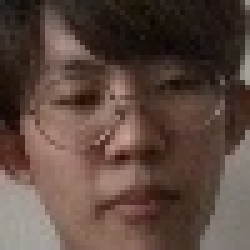
#> input picture faceapp/face_ai/images/aaa16.jpg, 50 x 50 px, found by its file name (shown 5 times larger); its folder holds 4 pictures in this run
$ python ML_svm.py
#> lines starting #> are read from the running program, lines starting #| are printed output that depends on the picture
import cv2
import numpy as np
from PIL import Image
import os
from sklearn import svm
import pickle

#顔判別器の作成
images = []
labels = []
path = "/Users/akira/Desktop/hackathon/OctoberNoir/face_ai/images/"

for f in os.listdir(path):
    #画像のパス
    image_path = os.path.join(path, f)
    #.DS_Storeファイルを読み込まないようにする
    if image_path == "/Users/akira/Desktop/hackathon/OctoberNoir/face_ai/images/.DS_Store":
        continue
    else:
        #グレースケールで読み込む(convert("L")でグレースケール)
        gray_image = Image.open(image_path).convert("L")
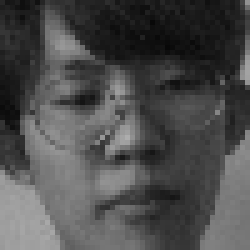
#> gray_image: PIL image 50x50 L (shown 5 times larger); min 8, max 173, mean 76.7
        #numpy配列に格納
        image = np.array(gray_image,"uint8")
        #umageを1次元配列に変換
        image = image.flatten()
#> image = 2500 values, max 173 at index 1375, min 8 at index 230, mean 76.65
        #images[]にimageを格納
        images.append(image)
        #ファイル名からラベルを取得
        labels.append(str(f[0:3]))
#> pass 2 of the loop `for f in os.listdir(path):`:
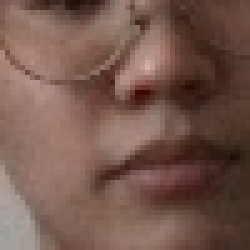
#> input picture faceapp/face_ai/images/aaa19.jpg, 50 x 50 px, found by its file name (shown 5 times larger)
#> `gray_image = Image.open(image_path).convert("L")`:
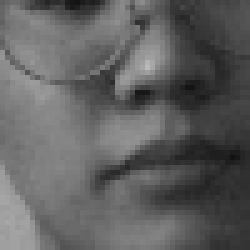
#> gray_image: PIL image 50x50 L (shown 5 times larger); min 18, max 186, mean 95.7
#> image = 2500 values, max 186 at index 679, min 18 at index 1596, mean 95.75
#> pass 3 of the loop `for f in os.listdir(path):`:
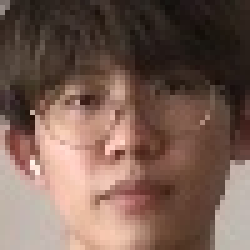
#> input picture faceapp/face_ai/images/akr107.jpg, 50 x 50 px, found by its file name (shown 5 times larger)
#> `gray_image = Image.open(image_path).convert("L")`:
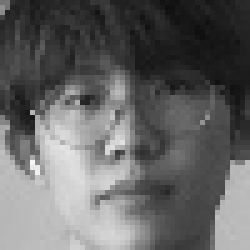
#> gray_image: PIL image 50x50 L (shown 5 times larger); min 15, max 244, mean 100.3
#> image = 2500 values, max 244 at index 1606, min 15 at index 83, mean 100.3
#> the loop made 4 passes; the first 3 are shown
#行列に変換
labels = np.array(labels)
images = np.array(images)

#svmの変換器を作成
clf = svm.LinearSVC()
#学習
clf.fit(images,labels)

#学習モデルを保存する
filename = "face_model.sav"
pickle.dump(clf,open(filename,"wb"))

print("モデル保管完了")
